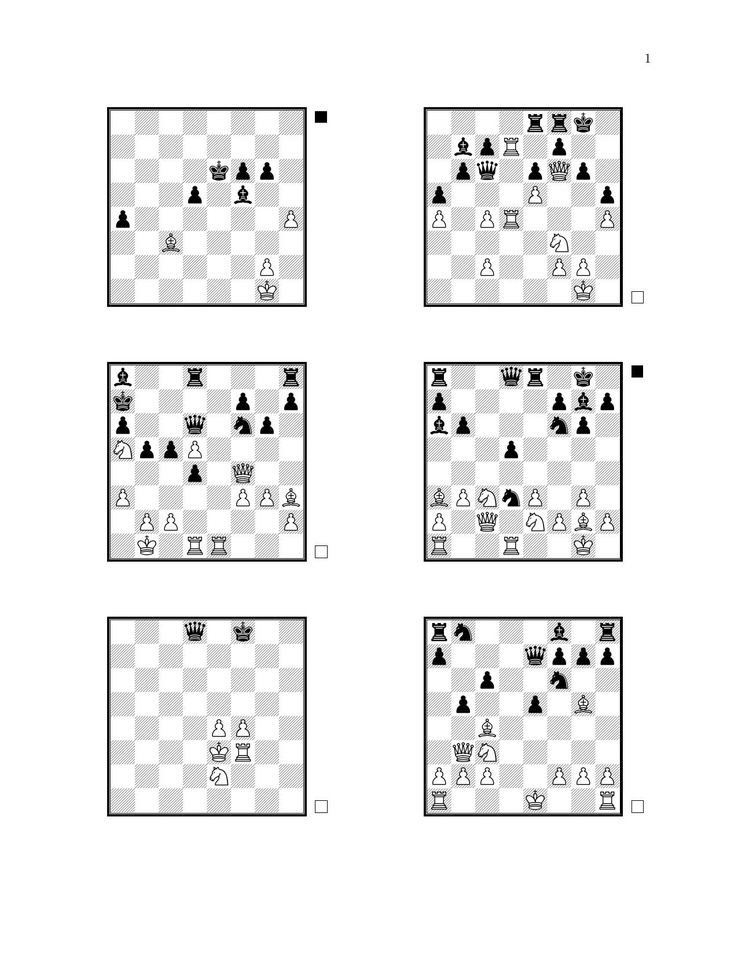
#> input picture examples/pos3x2-150dpi.jpg, 738 x 956 px, shrunk from 1275 x 1651 before the run
$ python -i line.py   (imports and definitions only)
#> lines starting #> are read from the running program, lines starting #| are printed output that depends on the picture; after the words box and inside, x2 and y2 are one past the last pixel; in counts of white or black regions, pixels touching at a corner belong together
#> further down, picture is the input picture: shape (956, 738, 3); min 0, max 255, mean 238.9
import cv2
import numpy as np


class Line:
   # [6 lines left out: function __init__, not called in this run]

   def get_center(self):
      return self._center

   def get_rho(self):
      return self._rho

   def get_theta(self):
      return self._theta

   # [10 lines left out: function get_segment, not called in this run]

   def is_horizontal(self, thresholdAngle=np.pi / 4):
      return abs(np.sin(self._theta)) > np.cos(thresholdAngle)

   def is_vertical(self, thresholdAngle=np.pi / 4):
      return abs(np.cos(self._theta)) > np.cos(thresholdAngle)

   # [10 lines left out: function intersect, not called in this run]

   def draw(self, image, color=(0,0,255), thickness=2):
      p1, p2 = self.getSegment(1000,1000)
      cv2.line(image, p1, p2, color, thickness)


   def __repr__(self):
      return "(t: %.2fdeg, r: %.0f)" % (self._theta *360/np.pi, self._rho)


   # Don't need classmethods here. These methods can stand as their own functions.
   # However, the module and the class are very closely named.

   # [34 lines left out: functions partition_lines, filter_close_lines, not called in this run]


class Contours:

   def __init__(self, img):
      im_gray = cv2.cvtColor(img, cv2.COLOR_BGR2GRAY)
      _, self.im_bw = cv2.threshold(im_gray, 128, 255, cv2.THRESH_BINARY | cv2.THRESH_OTSU)
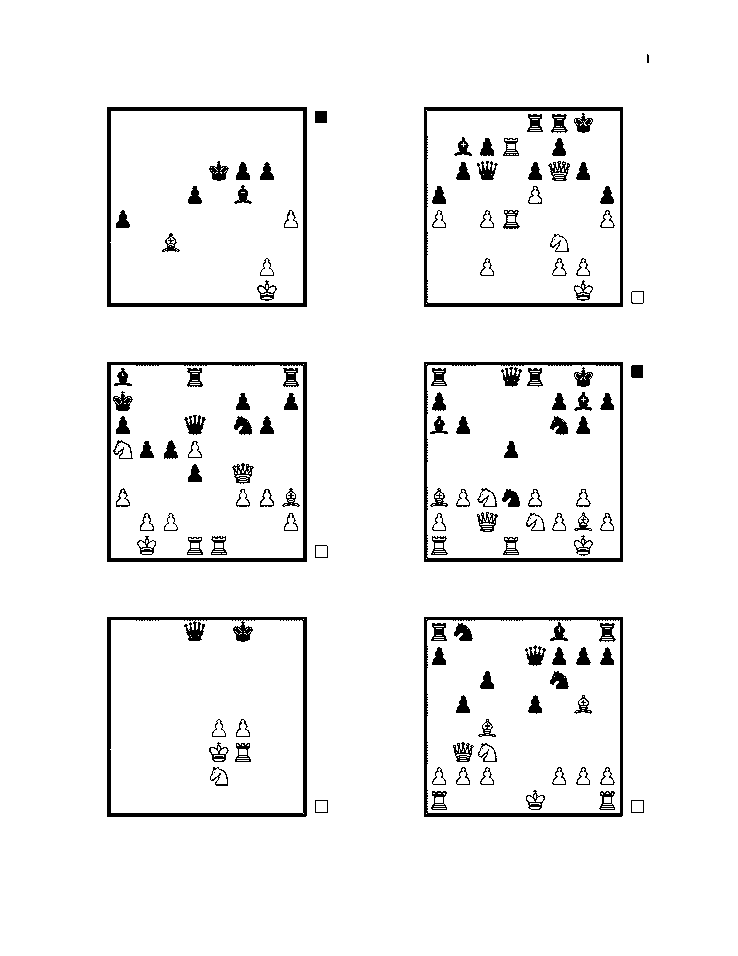
#> self.im_bw: shape (956, 738); 95.1% white; 135 black regions (4 under 20 px)
      self.contours, self.hierarchy = cv2.findContours(self.im_bw, cv2.RETR_CCOMP, cv2.CHAIN_APPROX_TC89_KCOS)
#> self.contours = 535 contours, 362 with area under 20; largest, box (x1, y1, x2, y2) and area: (0, 0, 738, 956) 703835, (106, 616, 308, 818) 40100, (106, 361, 308, 563) 40001, (106, 106, 308, 308) 40001, (423, 616, 624, 818) 39900; self.hierarchy = 535 rows, first 6: [1, -1, -1, -1], [2, 0, -1, -1], [3, 1, -1, -1], [4, 2, -1, -1], [5, 3, -1, -1], [6, 4, -1, -1]


   def __getitem__(self, index):
      return self.contours[index]


   # For convenience
   # [22 lines left out: functions draw_contour, longest, not called in this run]


   def filter(self, min_ratio_bounding=0.6, min_area_percentage=0.01, max_area_percentage=0.40):
      """Filters a contour list based on some rules. If hierarchy != None,
      only top-level contours are considered.
      param img: source image
      :param contours: list of contours
      :param hierarchy: contour hierarchy
      :param min_ratio_bounding: minimum contour area vs. bounding box area ratio
      :param min_area_percentage: minimum contour vs. image area percentage
      :param max_area_percentage: maximum contour vs. image area percentage
      :returns: a list with the unfiltered countour ids
      """
#> called with min_ratio_bounding = 0.6, min_area_percentage = 0.01, max_area_percentage = 0.4

      ret = []
      i = -1

      hierarchy = self.hierarchy
      if hierarchy is not None:
         while len(hierarchy.shape) > 2:
            hierarchy = np.squeeze(hierarchy, 0)

      img_area = self.im_bw.shape[0] * self.im_bw.shape[1]
#> img_area = 705528

      ratio = lambda a, b : min(a,b)/float(max(a,b)) if a != 0 and b != 0 else -1

      for c in self.contours:
         i += 1

         if hierarchy is not None and not hierarchy[i][2] == -1:
            continue

         _,_,w,h = tmp = cv2.boundingRect(c)
         if ratio(h,w) < min_ratio_bounding:
            continue

         contour_area = cv2.contourArea(c)
         img_contour_ratio = ratio(img_area, contour_area)
         if img_contour_ratio < min_area_percentage:
            continue
         if img_contour_ratio > max_area_percentage:
            continue

         ret.append(i)
#> this loop made 535 passes
#> (c, w, h, tmp) on passes 2 to 4: ([[601, 808], [613, 808]], 13, 1, (601, 808, 13, 1)), ([[433, 808], [445, 808]], 13, 1, (433, 808, 13, 1)), ([[602, 806], [612, 806]], 11, 1, (602, 806, 11, 1))
#> after the loop, i = 534; ret = [523, 524, 527, 528, 532, 533]

      return ret


class Perspective:
   pass

>>> import cv2
>>> picture = cv2.imread('../examples/pos3x2-150dpi.jpg')
>>> result = Contours(picture).filter()
#> result = [523, 524, 527, 528, 532, 533]

$ run again, on examples/pos3x3-150dpi.jpg
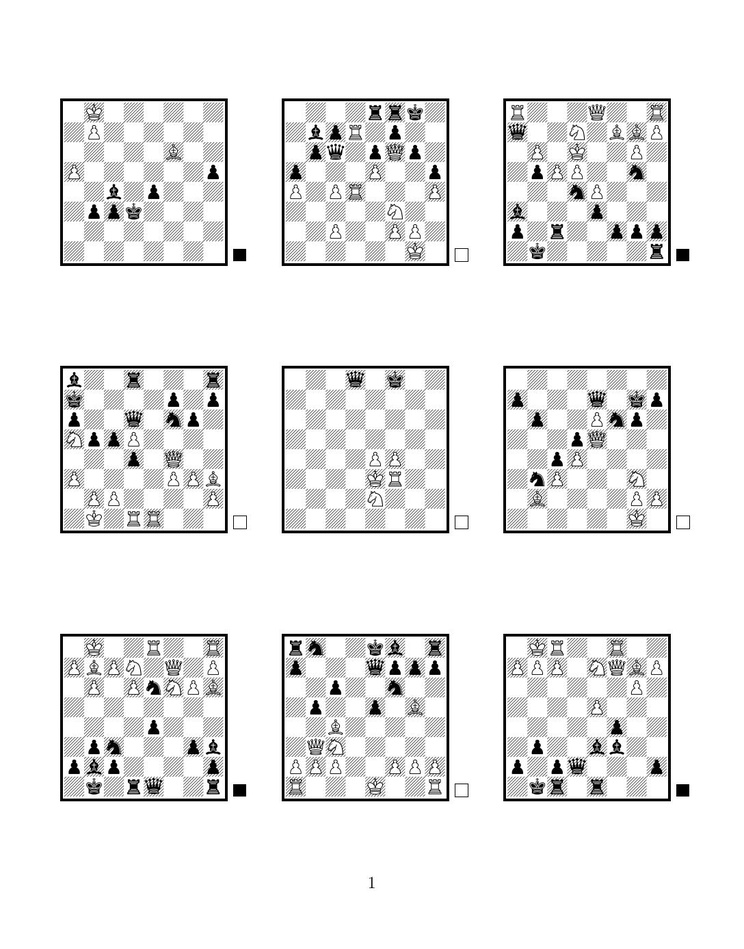
#> input picture examples/pos3x3-150dpi.jpg, 744 x 949 px, shrunk from 1088 x 1388 before the run
#> picture is the input picture: shape (949, 744, 3); min 0, max 255, mean 234.8
#> in __init__, `_, self.im_bw = cv2.threshold(im_gray, 128, 255, cv2.THRESH_BINARY | c..`:
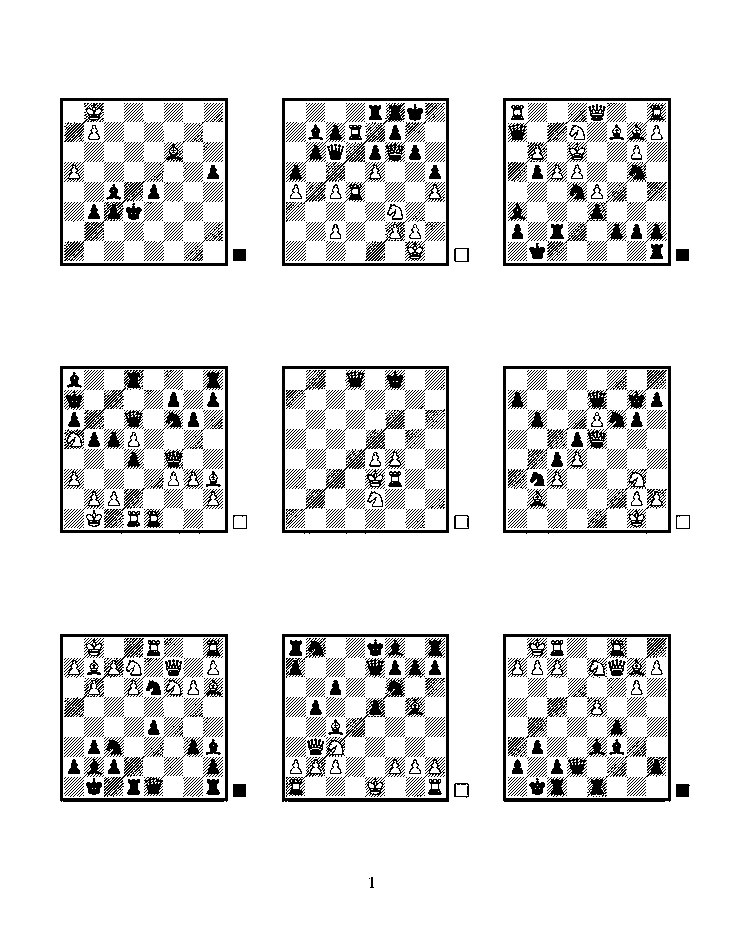
#> self.im_bw: shape (949, 744); 89.1% white; 2196 black regions (1989 under 20 px)
#> self.contours = 26836 contours, 26528 with area under 20; largest, box (x1, y1, x2, y2) and area: (0, 0, 744, 949) 704364, (502, 633, 672, 803) 28307, (59, 633, 229, 803) 28307, (502, 365, 672, 535) 28273, (59, 365, 229, 535) 28233
#> the loop in filter, `for c in self.contours:` made 26836 passes
#> (c, w, h, tmp) on passes 13, 21, 37: ([[375, 782], [375, 784]], 1, 3, (375, 782, 1, 3)), ([[151, 781], [151, 783], [152, 782], [152, 780]], 2, 4, (151, 780, 2, 4)), ([[211, 689], [214, 689]], 4, 1, (211, 689, 4, 1))
#> after the loop in filter, `for c in self.contours:`: i = 26835; ret = [26821, 26822, 26823, 26827, 26828, 26829, 26833, 26834, 26835]
#> result has the same summary as ret in filter
